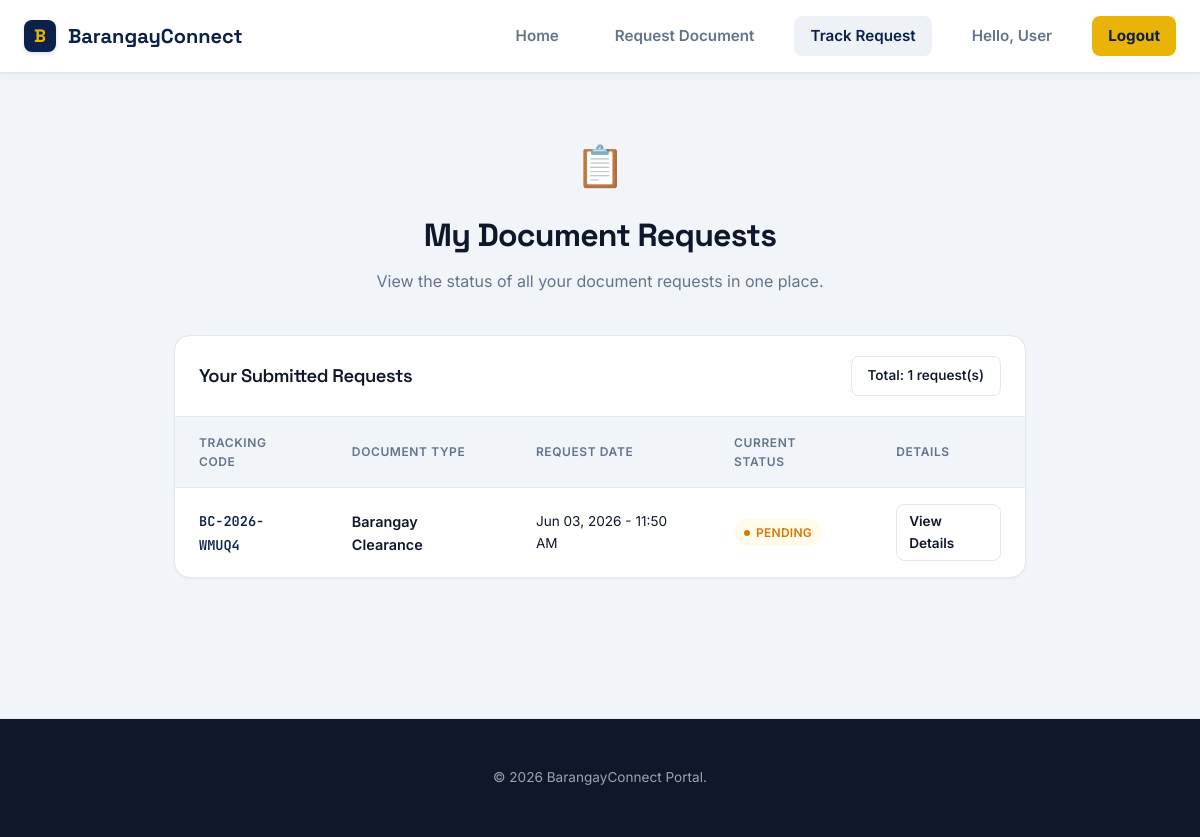
/track.php (signed in), run on the app's committed database.
### tables this page shows
CREATE TABLE IF NOT EXISTS `requests` (
  `id` int NOT NULL AUTO_INCREMENT,
  `user_id` int NOT NULL,
  `doc_id` int NOT NULL,
  `tracking_code` varchar(255) NOT NULL,
  `id_photo_path` varchar(255) DEFAULT NULL,
  `purpose` text,
  `status` enum('Pending','Processing','Ready for Pickup','Completed','Rejected') DEFAULT 'Pending',
  `admin_remarks` text,
  `request_date` timestamp NULL DEFAULT CURRENT_TIMESTAMP,
  PRIMARY KEY (`id`),
  UNIQUE KEY `tracking_code` (`tracking_code`),
  KEY `user_id` (`user_id`),
  KEY `doc_id` (`doc_id`)
);

CREATE TABLE IF NOT EXISTS `document_types` (
  `id` int NOT NULL AUTO_INCREMENT,
  `name` varchar(100) NOT NULL,
  `fee` decimal(10,2) DEFAULT '0.00',
  `description` text,
  `status` varchar(255) NOT NULL DEFAULT 'Inactive',
  PRIMARY KEY (`id`)
);

### database/database.php (called while the page is built, shortened)
<?php
function isUserLoggedIn() {
    return isset($_SESSION['user_id']);
}
function getRequestsByUserId($conn, $user_id) {
    $stmt = $conn->prepare("SELECT r.*, d.name as doc_name FROM requests r
                           JOIN document_types d ON r.doc_id = d.id
                           WHERE r.user_id = ?
                           ORDER BY r.request_date DESC");
    $stmt->bind_param("i", $user_id);
    $stmt->execute();
    $result = $stmt->get_result();
    $requests = [];
    if ($result && $result->num_rows > 0) {
        while ($row = $result->fetch_assoc()) {
            $requests[] = $row;
        }
    }
    return $requests;
}

### track.php (the view, shortened to what this page needs)
<?php
require_once 'database/database.php';
$conn = connectDB();
$user_requests = [];
if (isUserLoggedIn()) {
    $user_requests = getRequestsByUserId($conn, $_SESSION['user_id']);
}
?>
<!DOCTYPE html>
<html lang="en">
<head>
  <link rel="stylesheet" href="style.css">
</head>
<body>
  <header class="site-header">
    <div class="container nav-container">
      <a href="index.php" class="logo-link">
        <div class="logo-badge">B</div>
        <span>BarangayConnect</span>
      </a>
      <nav class="main-nav">
        <a href="index.php" class="nav-link">Home</a>
        <a href="request.php" class="nav-link">Request Document</a>
        <a href="track.php" class="nav-link active">Track Request</a>
        <?php if(isUserLoggedIn()): ?>
          <a href="index.php" class="nav-link">Hello, <?php echo htmlspecialchars($_SESSION['first_name']); ?></a>
          <a href="logout.php" class="nav-link btn-admin">Logout</a>
        <?php else: ?>
          <a href="login.php" class="nav-link">Login</a>
          <a href="register.php" class="nav-link btn-admin">Register</a>
        <?php endif; ?>
      </nav>
    </div>
  </header>
  <main style="padding: 60px 0; min-height: calc(100vh - 280px);">
    <div class="container" style="max-width: 900px; margin: 0 auto;">
      <div style="text-align: center; margin-bottom: 40px;">
        <span style="font-size: 2.5rem;">📋</span>
        <h1 style="font-size: 2rem; margin-top: 12px; margin-bottom: 8px;">My Document Requests</h1>
        <p style="color: var(--text-muted);">View the status of all your document requests in one place.</p>
      </div>
      <?php if (isUserLoggedIn()): ?>
        <?php if (!empty($user_requests)): ?>
      <section class="card-table-wrapper">
        <div class="table-header-controls">
          <h3 class="table-title">Your Submitted Requests</h3>
          <span style="font-weight: 550; font-size: 0.85rem; background-color: var(--bg-card); padding: 8px 16px; border: 1px solid var(--border); border-radius: var(--radius-sm);">
            Total: <?php echo count($user_requests); ?> request(s)
          </span>
        </div>
        <table class="responsive-table">
          <thead>
            <tr>
              <th>Tracking Code</th>
              <th>Document Type</th>
              <th>Request Date</th>
              <th>Current Status</th>
              <th>Details</th>
            </tr>
          </thead>
          <tbody>
            <?php foreach ($user_requests as $req): ?>
              <?php
                $badgeClass = 'badge-pending';
                $requestDate = date('M d, Y - h:i A', strtotime($req['request_date']));
              ?>
            <tr>
              <td><span class="ref-code" style="font-family: var(--font-mono);"><?php echo htmlspecialchars($req['tracking_code']); ?></span></td>
              <td style="font-weight: 600;"><?php echo htmlspecialchars($req['doc_name']); ?></td>
              <td style="font-size: 0.85rem;"><?php echo $requestDate; ?></td>
              <td>
                <span class="badge <?php echo $badgeClass; ?>">
                  <span class="badge-dot"></span> <?php echo htmlspecialchars($req['status']); ?>
                </span>
              </td>
              <td>
                <a href="#request-<?php echo $req['id']; ?>" class="btn btn-secondary btn-size-sm">View Details</a>
              </td>
            </tr>
            <?php endforeach; ?>
          </tbody>
        </table>
      </section>
        <?php endif; ?>
      <?php endif; ?>
    </div>
  </main>
  <footer class="site-footer">
    <div class="container footer-bottom" style="border-top: none; padding-top: 0;">
      <p>&copy; 2026 BarangayConnect Portal.</p>
    </div>
  </footer>
</body>
</html>

### data on the page
requests: tracking_code "BC-2026-WMUQ4", doc.name "Barangay Clearance", request_date "Jun 03, 2026 - 11:50 AM", status "PENDING"

### other printed values
$_SESSION['first_name'] "User"
count($user_requests) "1"
